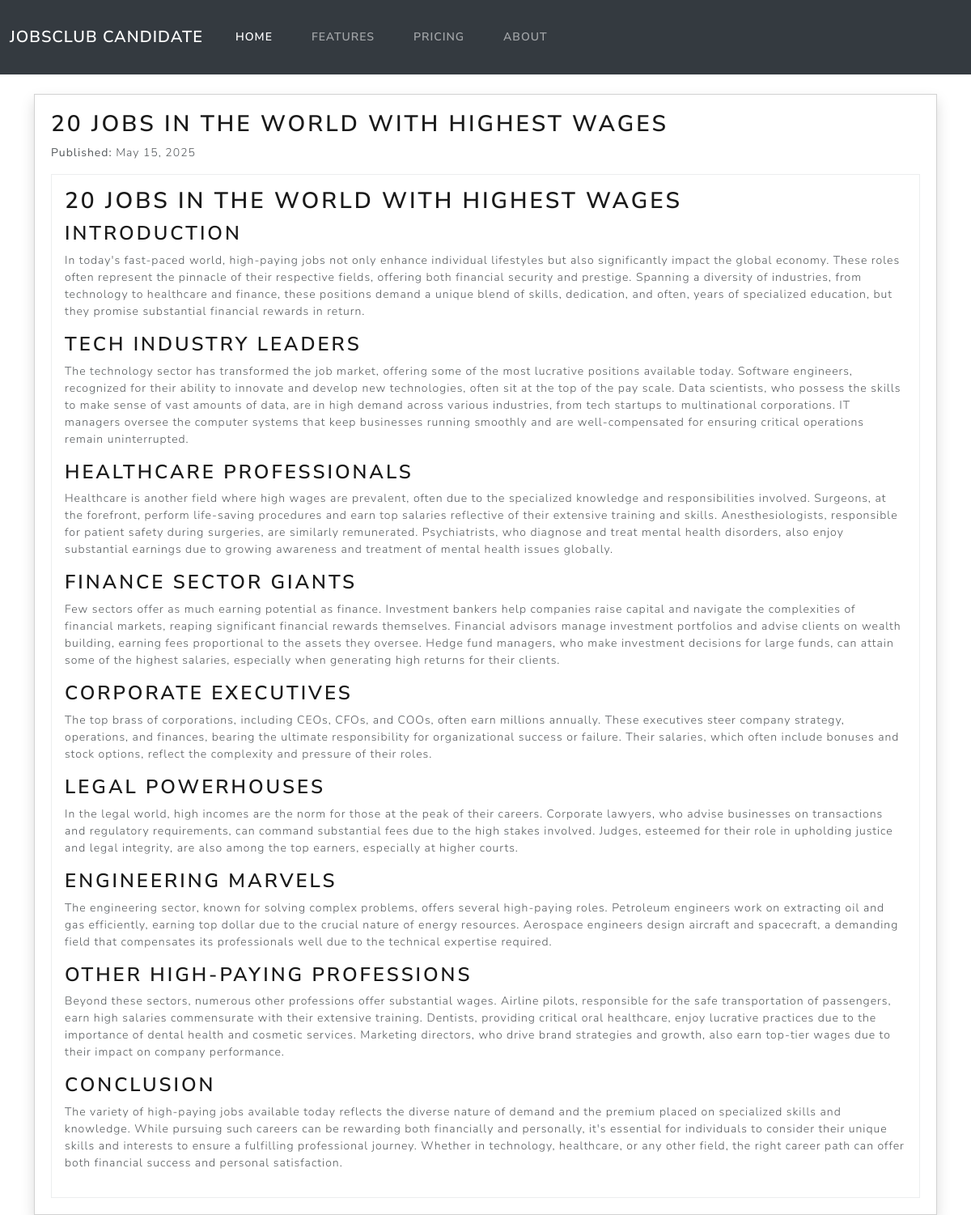
Page /blog/1/ on the committed database.
### employers/models.py (models this page shows, shortened)
class BlogPost(models.Model):
    employer = models.ForeignKey("Employer", on_delete=models.CASCADE)  #Link to employer
    title = models.CharField(max_length=255)
    approved = models.CharField(max_length=50, default='no')
    outline = models.TextField()  #Store AI-generated outline
    content = models.TextField()
    created_at = models.DateTimeField(default=now)

### jobsclub/views.py (the view)
# urls.py: path("blog/<int:blog_id>/", blog_details, name="blog_details"),  #Blog details page
def blog_details(request, blog_id):
    blog = get_object_or_404(BlogPost, id=blog_id, approved="yes")
    blog.content = markdown.markdown(blog.content)  #Convert Markdown to HTML
    return render(request, "blog_details.html", {"blog": blog})

### jobsclub/templates/blog_details.html
{% extends "base.html" %}
{% block content %}
<div class="toast show" style="padding:20px;width:100%;">
    <h2>{{ blog.title }}</h2>
    <p><strong>Published:</strong> {{ blog.created_at|date:"F d, Y" }}</p>
    <div class="border p-3">{{ blog.content|safe }}</div>
</div>
{% endblock %}

### rows in the picture
BlogPost: title "20 JOBS IN THE WORLD WITH HIGHEST WAGES", created_at "May 15, 2025", content "20 JOBS IN THE WORLD WITH HIGHEST WAGES INTRODUCTION In today's fast-paced world, high-paying jobs not only enhance individual lifestyles but also significantly impact the global economy. These roles often represent the pinnacle of their respective fields, offering both financial security and prestige. Spanning a diversity of industries, from technology to healthcare and finance, these positions demand a unique blend of skills, dedication, and often, years of specialized education, but they promise substantial financial rewards in return. TECH INDUSTRY LEADERS The technology sector has transformed the job market, offering some of the most lucrative positions available today. Software…"
